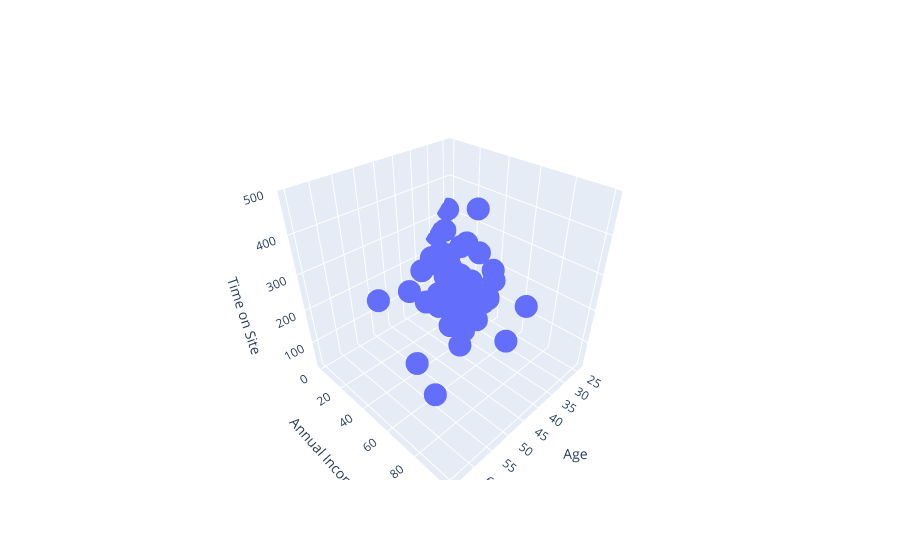

Notebook cell for this chart:
### Code cell
fitur = ["Age","Annual Income","Time on Site"]
fig = go.Figure(data=[go.Scatter3d(
    x=data['Age'],
    y=data['Pendapatan_Norm'],
    z=data['Time on Site'],
    mode='markers'
)])

fig.update_layout(
    scene=dict(
        xaxis_title='Age',
        yaxis_title='Annual Income',
        zaxis_title='Time on Site'
    )
)

fig.show()
# Selanjutnya, kita hanya akan menggunakan data dengan kolom_2

data_train = data[fitur]
data_train

### Figure 1 — Plotly figure (JSON) as saved in the notebook; plotly's stock layout.template omitted (floating-point values rounded to 4 significant figures)
{"data": [{"mode": "markers", "type": "scatter3d", "x": [25, 28, 28, 45, 34, 56, 29, 42, 51, 36, 48, 25, 45, 32, 60, 28, 55, 38, 42, 50, 35, 48, 30, 65, 24, 35, 45, 28, 52, 31, 48, 60, 55, 29, 58, 36, 42, 50, 32, 35, 42, 32, 28, 42, 35, 52, 24, 34, 45, 29], "y": [8.333, 20, 41.67, 50, 8.333, 83.33, 33.33, 58.33, 75, 25, 66.67, 0, 58.33, 16.67, 66.67, 8.333, 83.33, 41.67, 50, 75, 25, 58.33, 0, 91.67, 8.333, 16.67, 66.67, 33.33, 50, 8.333, 83.33, 41.67, 75, 0, 58.33, 25, 91.67, 46.67, 41.67, 33.33, 58.33, 25, 41.67, 66.67, 16.67, 100, 8.333, 25, 78.33, 3.333], "z": [32.5, 123.5, 125.6, 327.6, 214.9, 486.3, 378.5, 289.8, 456.2, 334.9, 298.6, 312.5, 120, 75, 200, 150, 300, 250, 180, 280, 220, 200, 160, 240, 120.5, 120, 300, 250, 350, 200, 400, 300, 450, 250, 350, 200, 300, 250, 72.3, 123.6, 246.9, 75.2, 120.5, 250, 75, 300, 100, 120, 350, 200]}], "layout": {"scene": {"xaxis": {"title": {"text": "Age"}}, "yaxis": {"title": {"text": "Annual Income"}}, "zaxis": {"title": {"text": "Time on Site"}}}}}
